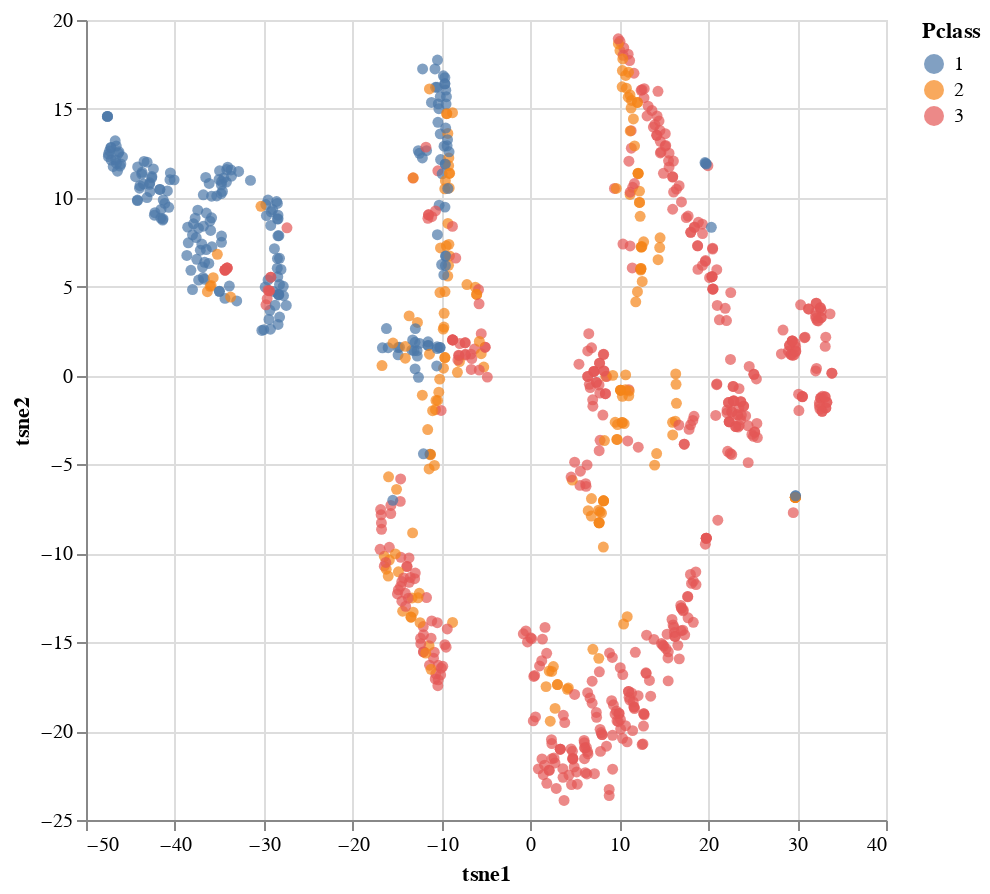

Notebook code cell kept with this figure:
### Code cell
alt.Chart(df).mark_circle().encode(
    x='tsne1:Q', 
    y='tsne2:Q',
    color='Pclass:N',
).properties(
    width=400,
    height=400
)

### Figure 1 — Vega-Lite specification as saved in the notebook (floating-point values rounded to 4 significant figures; data arrays with more than 128 entries replaced by an {"elided": "..."} marker saying what was removed)
{"config": {"view": {"continuousWidth": 400, "continuousHeight": 300}}, "data": {"name": "data-c973a4e76c68d133e563a7ea67cff51b"}, "mark": "circle", "encoding": {"color": {"type": "nominal", "field": "Pclass"}, "x": {"type": "quantitative", "field": "tsne1"}, "y": {"type": "quantitative", "field": "tsne2"}}, "height": 400, "width": 400, "$schema": "https://vega.github.io/schema/vega-lite/v4.0.0.json", "datasets": {"data-c973a4e76c68d133e563a7ea67cff51b": {"elided": "891 records"}}}
